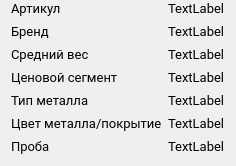
                          <widget class="QWidget" name="characteristic_page_1">
                           <layout class="QGridLayout" name="gridLayout">
                            <property name="topMargin">
                             <number>0</number>
                            </property>
                            <item row="1" column="0" alignment="Qt::AlignLeft">
                             <widget class="QLabel" name="label_4">
                              <property name="font">
                               <font>
                                <family>-apple-system,BlinkMacSystemFont,Segoe UI,Roboto,Oxygen- Sans,Ubuntu,Cantarell,Helvetica Neue,sans-serif</family>
                                <pointsize>10</pointsize>
                               </font>
                              </property>
                              <property name="text">
                               <string>Бренд</string>
                              </property>
                             </widget>
                            </item>
                            <item row="0" column="0" alignment="Qt::AlignLeft">
                             <widget class="QLabel" name="label_3">
                              <property name="font">
                               <font>
                                <family>-apple-system,BlinkMacSystemFont,Segoe UI,Roboto,Oxygen- Sans,Ubuntu,Cantarell,Helvetica Neue,sans-serif</family>
                                <pointsize>10</pointsize>
                               </font>
                              </property>
                              <property name="text">
                               <string>Артикул</string>
                              </property>
                             </widget>
                            </item>
                            <item row="2" column="0" alignment="Qt::AlignLeft">
                             <widget class="QLabel" name="label_5">
                              <property name="font">
                               <font>
                                <family>-apple-system,BlinkMacSystemFont,Segoe UI,Roboto,Oxygen- Sans,Ubuntu,Cantarell,Helvetica Neue,sans-serif</family>
                                <pointsize>10</pointsize>
                               </font>
                              </property>
                              <property name="text">
                               <string>Средний вес</string>
                              </property>
                             </widget>
                            </item>
                            <item row="3" column="0" alignment="Qt::AlignLeft">
                             <widget class="QLabel" name="label_6">
                              <property name="font">
                               <font>
                                <family>-apple-system,BlinkMacSystemFont,Segoe UI,Roboto,Oxygen- Sans,Ubuntu,Cantarell,Helvetica Neue,sans-serif</family>
                                <pointsize>10</pointsize>
                               </font>
                              </property>
                              <property name="text">
                               <string>Ценовой сегмент</string>
                              </property>
                             </widget>
                            </item>
                            <item row="4" column="0" alignment="Qt::AlignLeft">
                             <widget class="QLabel" name="label_7">
                              <property name="font">
                               <font>
                                <family>-apple-system,BlinkMacSystemFont,Segoe UI,Roboto,Oxygen- Sans,Ubuntu,Cantarell,Helvetica Neue,sans-serif</family>
                                <pointsize>10</pointsize>
                               </font>
                              </property>
                              <property name="text">
                               <string>Тип металла</string>
                              </property>
                             </widget>
                            </item>
                            <item row="5" column="0" alignment="Qt::AlignLeft">
                             <widget class="QLabel" name="label_8">
                              <property name="font">
                               <font>
                                <family>-apple-system,BlinkMacSystemFont,Segoe UI,Roboto,Oxygen- Sans,Ubuntu,Cantarell,Helvetica Neue,sans-serif</family>
                                <pointsize>10</pointsize>
                               </font>
                              </property>
                              <property name="text">
                               <string>Цвет металла/покрытие</string>
                              </property>
                             </widget>
                            </item>
                            <item row="6" column="0" alignment="Qt::AlignLeft">
                             <widget class="QLabel" name="label_9">
                              <property name="font">
                               <font>
                                <family>-apple-system,BlinkMacSystemFont,Segoe UI,Roboto,Oxygen- Sans,Ubuntu,Cantarell,Helvetica Neue,sans-serif</family>
                                <pointsize>10</pointsize>
                               </font>
                              </property>
                              <property name="text">
                               <string>Проба</string>
                              </property>
                             </widget>
                            </item>
                            <item row="0" column="1" alignment="Qt::AlignRight">
                             <widget class="QLabel" name="characteristic_1">
                              <property name="font">
                               <font>
                                <family>-apple-system,BlinkMacSystemFont,Segoe UI,Roboto,Oxygen- Sans,Ubuntu,Cantarell,Helvetica Neue,sans-serif</family>
                                <pointsize>10</pointsize>
                               </font>
                              </property>
                              <property name="text">
                               <string>TextLabel</string>
                              </property>
                             </widget>
                            </item>
                            <item row="1" column="1" alignment="Qt::AlignRight">
                             <widget class="QLabel" name="characteristic_2">
                              <property name="font">
                               <font>
                                <family>-apple-system,BlinkMacSystemFont,Segoe UI,Roboto,Oxygen- Sans,Ubuntu,Cantarell,Helvetica Neue,sans-serif</family>
                                <pointsize>10</pointsize>
                               </font>
                              </property>
                              <property name="text">
                               <string>TextLabel</string>
                              </property>
                             </widget>
                            </item>
                            <item row="2" column="1" alignment="Qt::AlignRight">
                             <widget class="QLabel" name="characteristic_3">
                              <property name="font">
                               <font>
                                <family>-apple-system,BlinkMacSystemFont,Segoe UI,Roboto,Oxygen- Sans,Ubuntu,Cantarell,Helvetica Neue,sans-serif</family>
                                <pointsize>10</pointsize>
                               </font>
                              </property>
                              <property name="text">
                               <string>TextLabel</string>
                              </property>
                             </widget>
                            </item>
                            <item row="3" column="1" alignment="Qt::AlignRight">
                             <widget class="QLabel" name="characteristic_4">
                              <property name="font">
                               <font>
                                <family>-apple-system,BlinkMacSystemFont,Segoe UI,Roboto,Oxygen- Sans,Ubuntu,Cantarell,Helvetica Neue,sans-serif</family>
                                <pointsize>10</pointsize>
                               </font>
                              </property>
                              <property name="text">
                               <string>TextLabel</string>
                              </property>
                             </widget>
                            </item>
                            <item row="4" column="1" alignment="Qt::AlignRight">
                             <widget class="QLabel" name="characteristic_5">
                              <property name="font">
                               <font>
                                <family>-apple-system,BlinkMacSystemFont,Segoe UI,Roboto,Oxygen- Sans,Ubuntu,Cantarell,Helvetica Neue,sans-serif</family>
                                <pointsize>10</pointsize>
                               </font>
                              </property>
                              <property name="text">
                               <string>TextLabel</string>
                              </property>
                             </widget>
                            </item>
                            <item row="5" column="1" alignment="Qt::AlignRight">
                             <widget class="QLabel" name="characteristic_6">
                              <property name="font">
                               <font>
                                <family>-apple-system,BlinkMacSystemFont,Segoe UI,Roboto,Oxygen- Sans,Ubuntu,Cantarell,Helvetica Neue,sans-serif</family>
                                <pointsize>10</pointsize>
                               </font>
                              </property>
                              <property name="text">
                               <string>TextLabel</string>
                              </property>
                             </widget>
                            </item>
                            <item row="6" column="1" alignment="Qt::AlignRight">
                             <widget class="QLabel" name="characteristic_7">
                              <property name="font">
                               <font>
                                <family>-apple-system,BlinkMacSystemFont,Segoe UI,Roboto,Oxygen- Sans,Ubuntu,Cantarell,Helvetica Neue,sans-serif</family>
                                <pointsize>10</pointsize>
                               </font>
                              </property>
                              <property name="text">
                               <string>TextLabel</string>
                              </property>
                             </widget>
                            </item>
                           </layout>
                          </widget>
